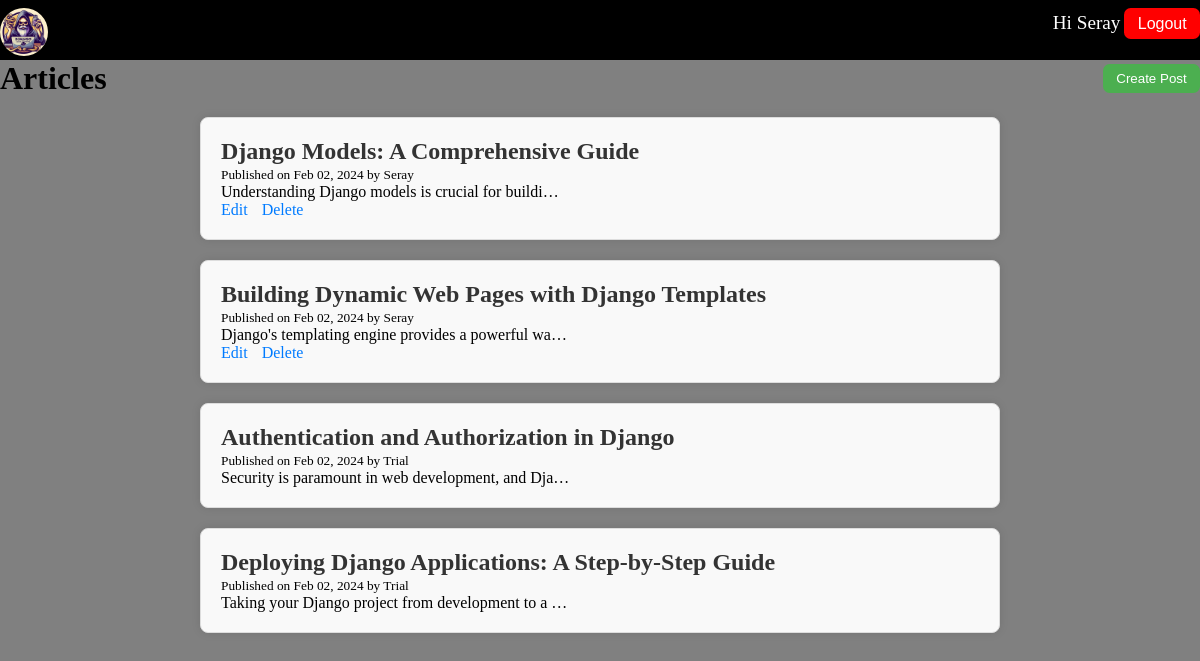
The page / (signed in) on the database its author committed.
### blog/models.py (models this page shows, shortened)
class Post(models.Model):
    title = models.CharField(max_length=120)
    content = models.TextField()
    published_at = models.DateTimeField(default=timezone.now)
    author = models.ForeignKey(User, on_delete=models.CASCADE)
    class Meta:
        ordering = ['-published_at']

### blog/views.py (the view)
# urls.py: path('', views.home, name='posts'),
def home(request):
    posts = Post.objects.all()
    context = {'posts': posts, 'user': request.user}
    return render(request, 'blog/home.html', context)

### blog/templates/blog/home.html
{% extends 'base.html' %}
{% load static %}
{% block content %}
  <div id="post-header">
    <h1>Articles</h1>
    <div class="create-post-button">
      <a href="{% url 'post-create' %}">
        <button>Create Post</button>
      </a>
    </div>
  </div>
  <section class="post-container">
    <div class="post-list">
      {% for post in posts %}
        <div class="post-item">
          <h2><a href="{% url 'post-detail' post.id %}">{{ post.title }}</a></h2>
          <small>Published on {{ post.published_at | date:"M d, Y" }} by {{ post.author | title }}</small>
          <p>{{ post.content|truncatechars:50 }}</p>
          {% if user.is_authenticated and user == post.author %}
          <div class="post-actions">
            <a href="{% url 'post-edit' post.id %}">Edit</a>
            <a href="{% url 'post-delete' post.id %}">Delete</a>
          </div>
          {% endif %}
        </div>
      {% endfor %}
    </div>
  </section>
{% endblock content %}

### templates/base.html (shortened to what this page needs)
{% load static %}
<!DOCTYPE html>
<html lang="en">
  <head>
    <link rel="stylesheet" href="{% static 'css/style.css' %}" />
  </head>
  <body>
  	<header >
		<div>
			<img src="{% static 'images/logo.jpg' %}" alt="">
		</div>
  		<div>
			{%if request.user.is_authenticated %}
  			<span>Hi {{ request.user.username | title }}</span>
  			<button class="logout-btn"><a href="{% url 'logout' %}">Logout</a></button>
  		{%else%}
  			<button class="login-btn"><a href="{% url 'login' %}">Login</a></button>
			<button class="register-btn"><a href="{% url 'register' %}">register</a></button>
  		{%endif%}
		</div>
  	</header>
  	<main>
	    {%block content%}
	    {%endblock content%}
  	</main>
  </body>
</html>

### static/css/style.css (style rules this page uses)
* { margin: 0; padding: 0; box-sizing: border-box; }
header { background-color: black; display: flex; justify-content: space-between; padding-top: 0.5em; }
span { color: white; font-size: larger; }
header div img { width: 3em; border-radius: 100%; }
.logout-btn { background-color: red; padding: 0.5em 1em; border: none; border-radius: 0.5em; }
button a { color: white; text-decoration: none; font-size: medium; }
#post-header { display: flex; justify-content: space-between; }
#post-header { display: flex; justify-content: space-between; align-items: center; margin-bottom: 20px; }
.create-post-button { margin-left: 20px; }
.create-post-button button { background-color: #4caf50; padding: 0.5em 1em; border: none; border-radius: 0.5em; color: white; }
.post-container { max-width: 800px; margin: 0 auto; }
.post-list { display: grid; grid-template-columns: 1fr; gap: 20px; }
.post-item { background-color: #f9f9f9; padding: 20px; border: 1px solid #ddd; border-radius: 8px; box-shadow: 0 0 10px rgba(0, 0, 0, 0.1); }
.post-item h2 a { text-decoration: none; color: #333; }
.post-actions a { margin-right: 10px; text-decoration: none; color: #007bff; }
body { background-color: gray; }

### rows shown on the page
Post: title "Django Models: A Comprehensive Guide", published_at "Feb 02, 2024", author "Seray", content "Understanding Django models is crucial for buildi…", shows "Edit"
Post: title "Building Dynamic Web Pages with Django Templates", published_at "Feb 02, 2024", author "Seray", content "Django's templating engine provides a powerful wa…", shows "Edit"
Post: title "Authentication and Authorization in Django", published_at "Feb 02, 2024", author "Trial", content "Security is paramount in web development, and Dja…"
Post: title "Deploying Django Applications: A Step-by-Step Guide", published_at "Feb 02, 2024", author "Trial", content "Taking your Django project from development to a …"

### other values the page prints
{{ request.user.username | title }} "Seray"
